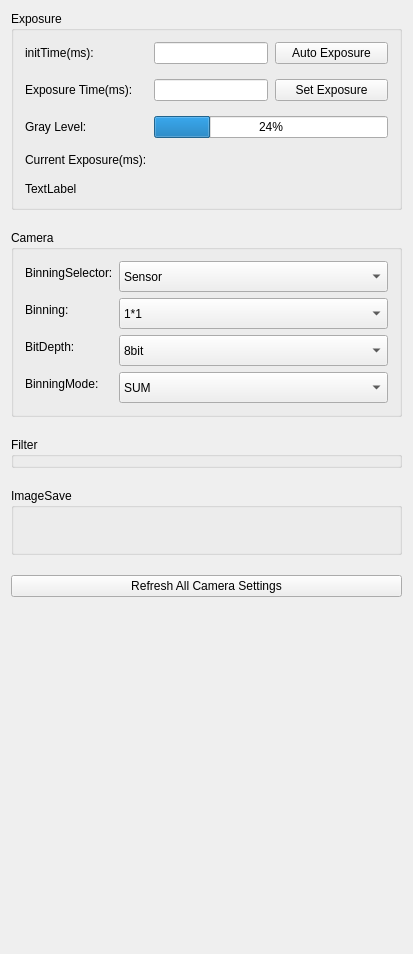
<?xml version="1.0" encoding="UTF-8"?>
<ui version="4.0">
 <class>ExposureWidgetClass</class>
 <widget class="QWidget" name="ExposureWidgetClass">
  <property name="geometry">
   <rect>
    <x>0</x>
    <y>0</y>
    <width>413</width>
    <height>954</height>
   </rect>
  </property>
  <property name="sizePolicy">
   <sizepolicy hsizetype="Preferred" vsizetype="Preferred">
    <horstretch>0</horstretch>
    <verstretch>0</verstretch>
   </sizepolicy>
  </property>
  <property name="maximumSize">
   <size>
    <width>16777215</width>
    <height>16777215</height>
   </size>
  </property>
  <property name="windowTitle">
   <string>ExposureWidget</string>
  </property>
  <layout class="QVBoxLayout" name="verticalLayout">
   <property name="spacing">
    <number>20</number>
   </property>
   <item>
    <widget class="QGroupBox" name="groupBox">
     <property name="maximumSize">
      <size>
       <width>16777215</width>
       <height>16777215</height>
      </size>
     </property>
     <property name="title">
      <string>Exposure</string>
     </property>
     <layout class="QGridLayout" name="gridLayout" columnstretch="0,0,0">
      <property name="leftMargin">
       <number>11</number>
      </property>
      <property name="topMargin">
       <number>11</number>
      </property>
      <property name="rightMargin">
       <number>11</number>
      </property>
      <property name="bottomMargin">
       <number>11</number>
      </property>
      <property name="horizontalSpacing">
       <number>7</number>
      </property>
      <property name="verticalSpacing">
       <number>15</number>
      </property>
      <item row="0" column="0">
       <widget class="QLabel" name="label">
        <property name="text">
         <string>initTime(ms):</string>
        </property>
       </widget>
      </item>
      <item row="0" column="2">
       <widget class="QPushButton" name="autoexposurebtn">
        <property name="sizePolicy">
         <sizepolicy hsizetype="Minimum" vsizetype="Preferred">
          <horstretch>0</horstretch>
          <verstretch>0</verstretch>
         </sizepolicy>
        </property>
        <property name="text">
         <string>Auto Exposure</string>
        </property>
       </widget>
      </item>
      <item row="0" column="1">
       <widget class="QLineEdit" name="initTime">
        <property name="sizePolicy">
         <sizepolicy hsizetype="Preferred" vsizetype="Preferred">
          <horstretch>0</horstretch>
          <verstretch>0</verstretch>
         </sizepolicy>
        </property>
       </widget>
      </item>
      <item row="3" column="1" colspan="2">
       <widget class="QLabel" name="curExposureTimeTxt">
        <property name="text">
         <string/>
        </property>
       </widget>
      </item>
      <item row="1" column="0">
       <widget class="QLabel" name="timelable">
        <property name="text">
         <string>Exposure Time(ms):</string>
        </property>
       </widget>
      </item>
      <item row="2" column="1" colspan="2">
       <widget class="QProgressBar" name="graylevelbar">
        <property name="value">
         <number>24</number>
        </property>
       </widget>
      </item>
      <item row="1" column="1">
       <widget class="QLineEdit" name="exposuretimetxt">
        <property name="enabled">
         <bool>true</bool>
        </property>
        <property name="sizePolicy">
         <sizepolicy hsizetype="Preferred" vsizetype="Preferred">
          <horstretch>0</horstretch>
          <verstretch>0</verstretch>
         </sizepolicy>
        </property>
        <property name="readOnly">
         <bool>false</bool>
        </property>
       </widget>
      </item>
      <item row="1" column="2">
       <widget class="QPushButton" name="SetExposureTime">
        <property name="sizePolicy">
         <sizepolicy hsizetype="Minimum" vsizetype="Preferred">
          <horstretch>0</horstretch>
          <verstretch>0</verstretch>
         </sizepolicy>
        </property>
        <property name="text">
         <string>Set Exposure</string>
        </property>
       </widget>
      </item>
      <item row="2" column="0">
       <widget class="QLabel" name="graylevlabel">
        <property name="text">
         <string>Gray Level:</string>
        </property>
       </widget>
      </item>
      <item row="3" column="0">
       <widget class="QLabel" name="label_3">
        <property name="text">
         <string>Current Exposure(ms):</string>
        </property>
       </widget>
      </item>
      <item row="4" column="0" colspan="3">
       <widget class="QLabel" name="statusLabel">
        <property name="text">
         <string>TextLabel</string>
        </property>
       </widget>
      </item>
     </layout>
    </widget>
   </item>
   <item>
    <widget class="QGroupBox" name="groupBox_2">
     <property name="maximumSize">
      <size>
       <width>16777215</width>
       <height>16777215</height>
      </size>
     </property>
     <property name="title">
      <string>Camera</string>
     </property>
     <layout class="QFormLayout" name="formLayout">
      <item row="0" column="0">
       <widget class="QLabel" name="label_6">
        <property name="text">
         <string>BinningSelector:</string>
        </property>
       </widget>
      </item>
      <item row="0" column="1">
       <widget class="QComboBox" name="biningselectorCombox">
        <property name="sizePolicy">
         <sizepolicy hsizetype="Preferred" vsizetype="Preferred">
          <horstretch>0</horstretch>
          <verstretch>0</verstretch>
         </sizepolicy>
        </property>
        <property name="minimumSize">
         <size>
          <width>0</width>
          <height>31</height>
         </size>
        </property>
        <item>
         <property name="text">
          <string>Sensor</string>
         </property>
        </item>
        <item>
         <property name="text">
          <string>Logic</string>
         </property>
        </item>
       </widget>
      </item>
      <item row="1" column="0">
       <widget class="QLabel" name="label_4">
        <property name="text">
         <string>Binning:</string>
        </property>
       </widget>
      </item>
      <item row="1" column="1">
       <widget class="QComboBox" name="biningCombox">
        <property name="sizePolicy">
         <sizepolicy hsizetype="Preferred" vsizetype="Preferred">
          <horstretch>0</horstretch>
          <verstretch>0</verstretch>
         </sizepolicy>
        </property>
        <property name="minimumSize">
         <size>
          <width>0</width>
          <height>31</height>
         </size>
        </property>
        <item>
         <property name="text">
          <string>1*1</string>
         </property>
        </item>
        <item>
         <property name="text">
          <string>2*2</string>
         </property>
        </item>
        <item>
         <property name="text">
          <string>4*4</string>
         </property>
        </item>
       </widget>
      </item>
      <item row="2" column="0">
       <widget class="QLabel" name="label_5">
        <property name="text">
         <string>BitDepth:</string>
        </property>
       </widget>
      </item>
      <item row="3" column="0">
       <widget class="QLabel" name="label_binningMode">
        <property name="text">
         <string>BinningMode:</string>
        </property>
       </widget>
      </item>
      <item row="3" column="1">
       <widget class="QComboBox" name="comboBox_binningMode">
        <property name="sizePolicy">
         <sizepolicy hsizetype="Preferred" vsizetype="Preferred">
          <horstretch>0</horstretch>
          <verstretch>0</verstretch>
         </sizepolicy>
        </property>
        <property name="minimumSize">
         <size>
          <width>0</width>
          <height>31</height>
         </size>
        </property>
        <item>
         <property name="text">
          <string>SUM</string>
         </property>
        </item>
        <item>
         <property name="text">
          <string>AVERAGE</string>
         </property>
        </item>
       </widget>
      </item>
      <item row="2" column="1">
       <widget class="QComboBox" name="bitdepthCombox">
        <property name="sizePolicy">
         <sizepolicy hsizetype="Preferred" vsizetype="Preferred">
          <horstretch>0</horstretch>
          <verstretch>0</verstretch>
         </sizepolicy>
        </property>
        <property name="minimumSize">
         <size>
          <width>0</width>
          <height>31</height>
         </size>
        </property>
        <item>
         <property name="text">
          <string>8bit</string>
         </property>
        </item>
        <item>
         <property name="text">
          <string>16bit</string>
         </property>
        </item>
       </widget>
      </item>
     </layout>
    </widget>
   </item>
   <item>
    <widget class="QGroupBox" name="groupBox_3">
     <property name="maximumSize">
      <size>
       <width>16777215</width>
       <height>16777215</height>
      </size>
     </property>
     <property name="title">
      <string>Filter</string>
     </property>
     <layout class="QVBoxLayout" name="verticalLayout_3">
      <property name="leftMargin">
       <number>0</number>
      </property>
      <property name="topMargin">
       <number>0</number>
      </property>
      <property name="rightMargin">
       <number>0</number>
      </property>
      <property name="bottomMargin">
       <number>0</number>
      </property>
      <item>
       <widget class="FilterwheelWidget" name="widget_2" native="true"/>
      </item>
     </layout>
    </widget>
   </item>
   <item>
    <widget class="QGroupBox" name="groupBox_4">
     <property name="title">
      <string>ImageSave</string>
     </property>
     <layout class="QVBoxLayout" name="verticalLayout_9">
      <item>
       <widget class="XYZImageWidget" name="widget" native="true">
        <layout class="QVBoxLayout" name="verticalLayout_10"/>
       </widget>
      </item>
     </layout>
    </widget>
   </item>
   <item>
    <widget class="QPushButton" name="btnRefresh">
     <property name="maximumSize">
      <size>
       <width>16777215</width>
       <height>16777215</height>
      </size>
     </property>
     <property name="text">
      <string>Refresh All Camera Settings</string>
     </property>
    </widget>
   </item>
   <item>
    <spacer name="verticalSpacer">
     <property name="orientation">
      <enum>Qt::Vertical</enum>
     </property>
     <property name="sizeHint" stdset="0">
      <size>
       <width>20</width>
       <height>40</height>
      </size>
     </property>
    </spacer>
   </item>
  </layout>
 </widget>
 <layoutdefault spacing="6" margin="11"/>
 <customwidgets>
  <customwidget>
   <class>FilterwheelWidget</class>
   <extends>QWidget</extends>
   <header>FilterwheelWidget.h</header>
   <container>1</container>
  </customwidget>
  <customwidget>
   <class>XYZImageWidget</class>
   <extends>QWidget</extends>
   <header>XYZImageWidget.h</header>
   <container>1</container>
  </customwidget>
 </customwidgets>
 <resources/>
 <connections/>
</ui>
